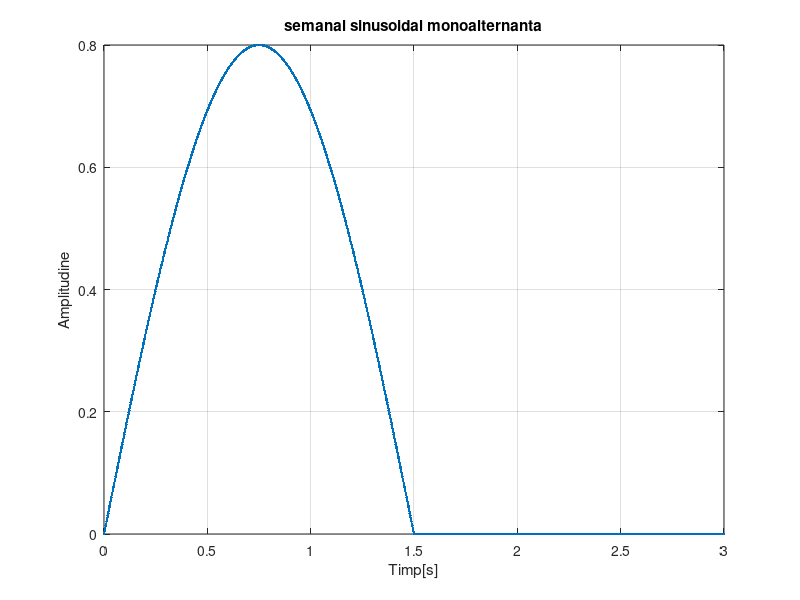
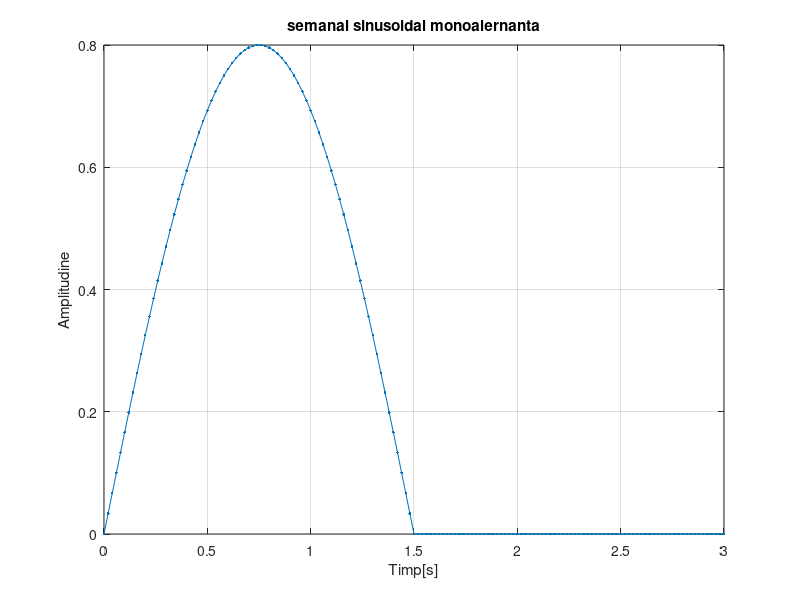
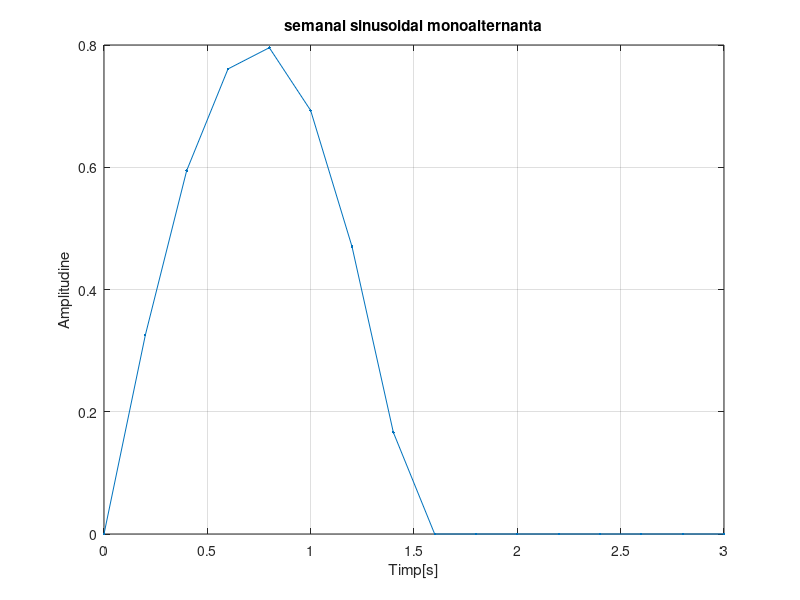

The MATLAB source for these figures, in order:
figure(1);
t=0:0.002:3; % perioada de la 0 la 3 secunde cu rezolutia temporara de 2ms;
Amp=0.8; %amplitudinea semnalului de 0,8;
T=3; %perioada semnalului de 3 secunde;
F=1/T
s=Amp*sin(2*pi*F*t); %reprezinta un semnal sinusoidal cu frecventa F si perioada t;
for index=1:length(s);
    if s(1,index)<0; %redresarea monoalternanta;
        s(1,index)=0;
    end 
end       
plot(t,s,'.-'), xlabel('Timp[s]'), ylabel('Amplitudine'), title('semanal sinusoidal monoalternanta'),grid;

figure(2);
t=0:0.02:3; % perioada de la 0 la 3 secunde cu rezolutia temporara de 20ms;
Amp=0.8;
T=3;
F=1/T;
s=Amp*sin(2*pi*F*t);
for index=1:length(s);
    if s(1,index)<0;
        s(1,index)=0;
    end 
end      
plot(t,s,'.-'), xlabel('Timp[s]'), ylabel('Amplitudine'), title('semanal sinusoidal monoalernanta'),grid;

figure(3);
t=0:0.2:3; % perioada de la 0 la 3 secunde cu rezolutia temporara de 200ms;
Amp=0.8;
T=3;
F=1/T;
s=Amp*sin(2*pi*F*t);
for index=1:length(s);
    if s(1,index)<0;
        s(1,index)=0;
    end 
end      
plot(t,s,'.-'), xlabel('Timp[s]'), ylabel('Amplitudine'), title('semanal sinusoidal monoalternanta'),grid;
